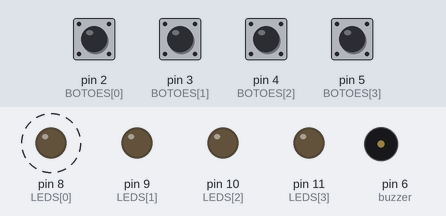
A sketch run on a simulated Arduino Uno, built with avr-gcc and run on an emulated ATmega328P. On the bench: output pins drawn as LEDs (lit = HIGH), buzzer (waves = sounding). Dashed ring = blinking. The inputs (shaded band) are chosen by the test bench; at power-on: pin 2 (BOTOES[0]), pin 3 (BOTOES[1]), pin 4 (BOTOES[2]), pin 5 (BOTOES[3]) LOW. Random numbers use the default seed unless the sketch sets one.

Above: at 2.9 s.
3.0 s: pin 2 (BOTOES[0]) pulled HIGH for 0.15 s
At 4.7 s:
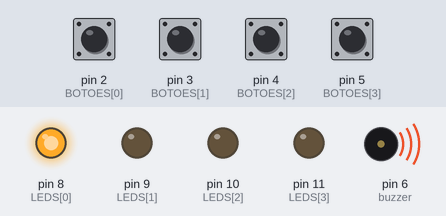
At 5.3 s:
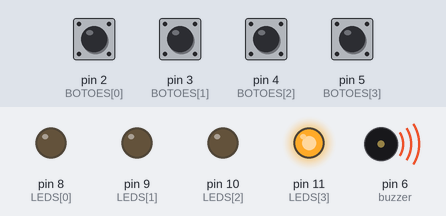
6.1 s: pin 3 (BOTOES[1]) pulled HIGH for 0.15 s
At 9.4 s:
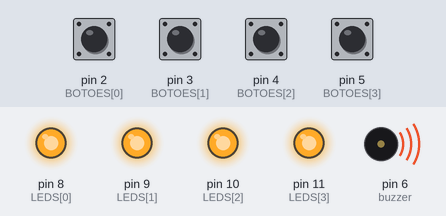
Timing chart, 0 to 12.5 s (numbered marks = the images above; inputs shaded):
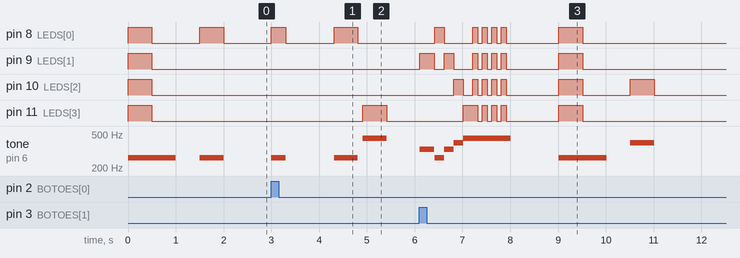

Measured:
- after the input at 3.0 s, pin 8 (LEDS[0]): LOW → HIGH at once, → LOW 0.30 s later, → HIGH 1.0 s later, → LOW 0.50 s later; pin 11 (LEDS[3]): LOW → HIGH after 1.9 s, → LOW 0.50 s later; tone on pin 6 (buzzer): plays 264 Hz for 0.30 s, 264 Hz for 0.50 s, 444 Hz for 0.50 s, starting at once
- after the input at 6.1 s, pin 8 (LEDS[0]): goes HIGH 0.20 s, LOW 0.60 s, 3 × (HIGH 0.10 s, LOW 0.10 s), HIGH 0.10 s, LOW 1.1 s, HIGH 0.50 s, then LOW, starting after 0.31 s; pin 9 (LEDS[1]): LOW → HIGH at once, → LOW 0.30 s later, → HIGH 0.21 s later, → LOW 0.20 s later, … (14 changes in this stretch)
- by itself, pin 8 (LEDS[0]): alternates HIGH for 0.50 s and LOW for 1.0 s

The sketch:

Genius.ino
```cpp
// Definindo as notas utilizadas no buzzer. Consiste nas frequências das notas Dó, Mi, Sol e Lá na quarta oitava musical.

#define C4  264
#define E4  332.6
#define G4  395.5
#define A4  444

// Criando as variáveis utilizadas no programa e os arrays para os 4 sons, LEDs e botões, que estão relacionados entre si

int tons[4] = {C4, E4, G4, A4};
int LEDS[4] = {8, 9, 10, 11};
int BOTOES[4] = {2, 3, 4, 5};
int buzzer = 6;
int sequencia[100] = {}; // Sequência de até 100 itens vai começar vazia
int rodada_atual = 0;  // Indica a rodada atual que o jogo se encontra.
int passo_atual_na_sequencia = 0; // Indica o passo atual dentro da sequência, é usado enquanto a sequência está sendo reproduzida.
int botao_pressionado = 0; // Indica se um botão foi pressionado durante o loop principal.
int game_over = false; // Flag indicando se o jogo acabou.

void setup() {

  pinMode(buzzer, OUTPUT);
  for (int i = 0; i <= 3; i++) {
    pinMode(LEDS[i], OUTPUT);
    pinMode(BOTOES[i], INPUT);
  }
  randomSeed(analogRead(0)); // Inicializando o random através de uma leitura da porta analógica. Esta leitura gera um valor variável entre 0 e 1023.
}

void loop() {

  if (game_over) { // Se perdeu o jogo reinicializamos todas as variáveis.
    int sequencia[100] = {};
    rodada_atual = 0;
    passo_atual_na_sequencia = 0;
    game_over = false;
  }

  if (rodada_atual == 0) { // Toca um som de início para anúnicar que o jogo está começando quando é a primeira rodada.
    tocarSomDeInicio();
    delay(500);
  }

  proximaRodada(); // Chama a função que inicializa a próxima rodada.
  reproduzirSequencia(); // Reproduz a sequência atual.
  aguardarJogador();  // Aguarda os botões serem pressionados pelo jogador
  delay(1000); // Aguarda 1 segundo entre cada jogada.
}

void proximaRodada() { // Sorteia um novo item e adiciona na sequência.
  int numero_sorteado = random(0, 4);
  sequencia[rodada_atual++] = numero_sorteado;
}

void reproduzirSequencia() { // Reproduz a sequência para ser memorizada.
  for (int i = 0; i < rodada_atual; i++) {

    tone(buzzer, tons[sequencia[i]]);
    digitalWrite(LEDS[sequencia[i]], HIGH);
    delay(500);
    noTone(buzzer);
    digitalWrite(LEDS[sequencia[i]], LOW);
    delay(100);
  }
  noTone(buzzer);
}
void aguardarJogador() { // Aguarda o jogador iniciar sua jogada.

  for (int i = 0; i < rodada_atual; i++) {
    aguardarJogada();

    verificarJogada();


    if (game_over) {

      break;
    }

    passo_atual_na_sequencia++;

  }


  passo_atual_na_sequencia = 0;  // Redefine a variável para 0.
}


void aguardarJogada() {

  boolean jogada_efetuada = false;

  while (!jogada_efetuada) {

    for (int i = 0; i <= 3; i++) {

      if (digitalRead(BOTOES[i]) == HIGH) {
        botao_pressionado = i; // Dizendo qual foi o botao pressionado.
        tone(buzzer, tons[i]);
        digitalWrite(LEDS[i], HIGH);
        delay(300);
        digitalWrite(LEDS[i], LOW);
        noTone(buzzer);
        jogada_efetuada = true;
      }
    }
    delay(10);
  }
}


void verificarJogada() {
  if (sequencia[passo_atual_na_sequencia] != botao_pressionado) {  // GAME OVER.
    for (int i = 0; i <= 3; i++) {
      tone(buzzer, tons[i]);
      digitalWrite(LEDS[i], HIGH);
      delay(200);
      digitalWrite(LEDS[i], LOW);
      noTone(buzzer);
    }

    tone(buzzer, tons[3]);

    for (int i = 0; i <= 3; i++) {
      digitalWrite(LEDS[0], HIGH);
      digitalWrite(LEDS[1], HIGH);
      digitalWrite(LEDS[2], HIGH);
      digitalWrite(LEDS[3], HIGH);
      delay(100);
      digitalWrite(LEDS[0], LOW);
      digitalWrite(LEDS[1], LOW);
      digitalWrite(LEDS[2], LOW);
      digitalWrite(LEDS[3], LOW);
      delay(100);
    }
    noTone(buzzer);
    game_over = true;
  }
}

void tocarSomDeInicio() {
  tone(buzzer, tons[0]);
  digitalWrite(LEDS[0], HIGH);
  digitalWrite(LEDS[1], HIGH);
  digitalWrite(LEDS[2], HIGH);
  digitalWrite(LEDS[3], HIGH);
  delay(500);
  digitalWrite(LEDS[0], LOW);
  digitalWrite(LEDS[1], LOW);
  digitalWrite(LEDS[2], LOW);
  digitalWrite(LEDS[3], LOW);
  delay(500);
  noTone(buzzer);
}
```
